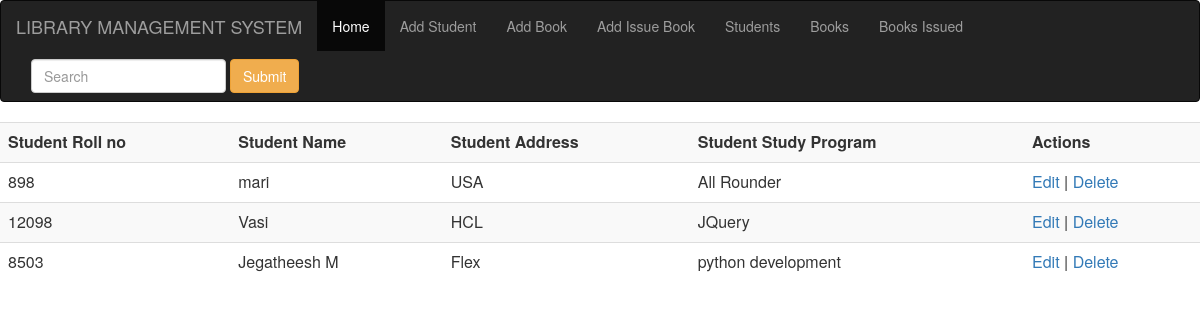
The page /show on the database its author committed.
### libraryapp/models.py (models this page shows, shortened)
class Students(models.Model):
    std_rn = models.CharField(max_length=100)
    std_name = models.CharField(max_length=100)
    std_address = models.CharField(max_length=100)
    std_study_pro = models.CharField(max_length=100)

### libraryapp/views.py (the view)
# urls.py: path('show', views.view_st, name='SHOW RECORD'),
def view_st(request):
    stud = Students.objects.order_by('-id')
    return render(request,'view_st.html', {'stud': stud})

### templates/view_st.html (shortened to what this page needs)
{% extends 'base.html' %}
{% block content %}
<table class="table table-striped">
<tr>
    <th>Student Roll no </th>
    <th>Student Name </th>
    <th>Student Address </th>
    <th>Student Study Program </th>
    <th>Actions</th>
</tr>
    {%for s in stud%}
    <tr>
    <td>{{s.std_rn}}</td>
    <td>{{s.std_name}}</td>
        <td>{{s.std_address}}</td>
        <td>{{s.std_study_pro}}</td>
        <td><a href="edit/{{s.id}}">Edit </a> | <a
        href="delete/{{s.id}}">Delete</a></td>
    </tr> {% endfor %}
</table>
{% endblock %}

### templates/base.html (shortened to what this page needs)
<html lang="en">
<head>
    <link rel="stylesheet" href="https://maxcdn.bootstrapcdn.com/bootstrap/3.4.1/css/bootstrap.min.css">
</head>
<body>
    <nav class="navbar navbar-inverse">
        <div class="container-fluid">
            <div class="navbar-header">
                <a class="navbar-brand" href="#">LIBRARY MANAGEMENT SYSTEM</a>
            </div>
            <ul class="nav navbar-nav">
            <li class="active"><a href="/">Home</a></li>
            <li><a href="new_form">Add Student</a></li>
            <li><a href="new2_form">Add Book</a></li>
                <li><a href="new3_form">Add Issue Book</a></li>
            <li><a href="show">Students</a></li>
            <li><a href="show2">Books</a></li>
                <li><a href="show3">Books Issued</a></li>
        </ul>
            <form class="navbar-form navbar-left" action="/search" method="post"> {%csrf_token%}
                <div class="form-group">
                    <input type="text" class="form-control" name="sname" placeholder="Search">
                </div> <button type="submit" class="btn btn-warning">Submit</button>
            </form>
        </div>
    </nav>
 {% block content %}
    {% endblock %}
</body>
</html>

### templates/base.html (style rules this page uses)
body { background-image: url('https://fernieyouth.ca/wp-content/uploads/2016/02/box-section-bg-library.jpg'); text-align:center; }
form { margin-top:13em; }

### rows shown on the page
Students: std_rn "898", std_name "mari", std_address "USA", std_study_pro "All Rounder"
Students: std_rn "12098", std_name "Vasi", std_address "HCL", std_study_pro "JQuery"
Students: std_rn "8503", std_name "Jegatheesh M", std_address "Flex", std_study_pro "python development"
